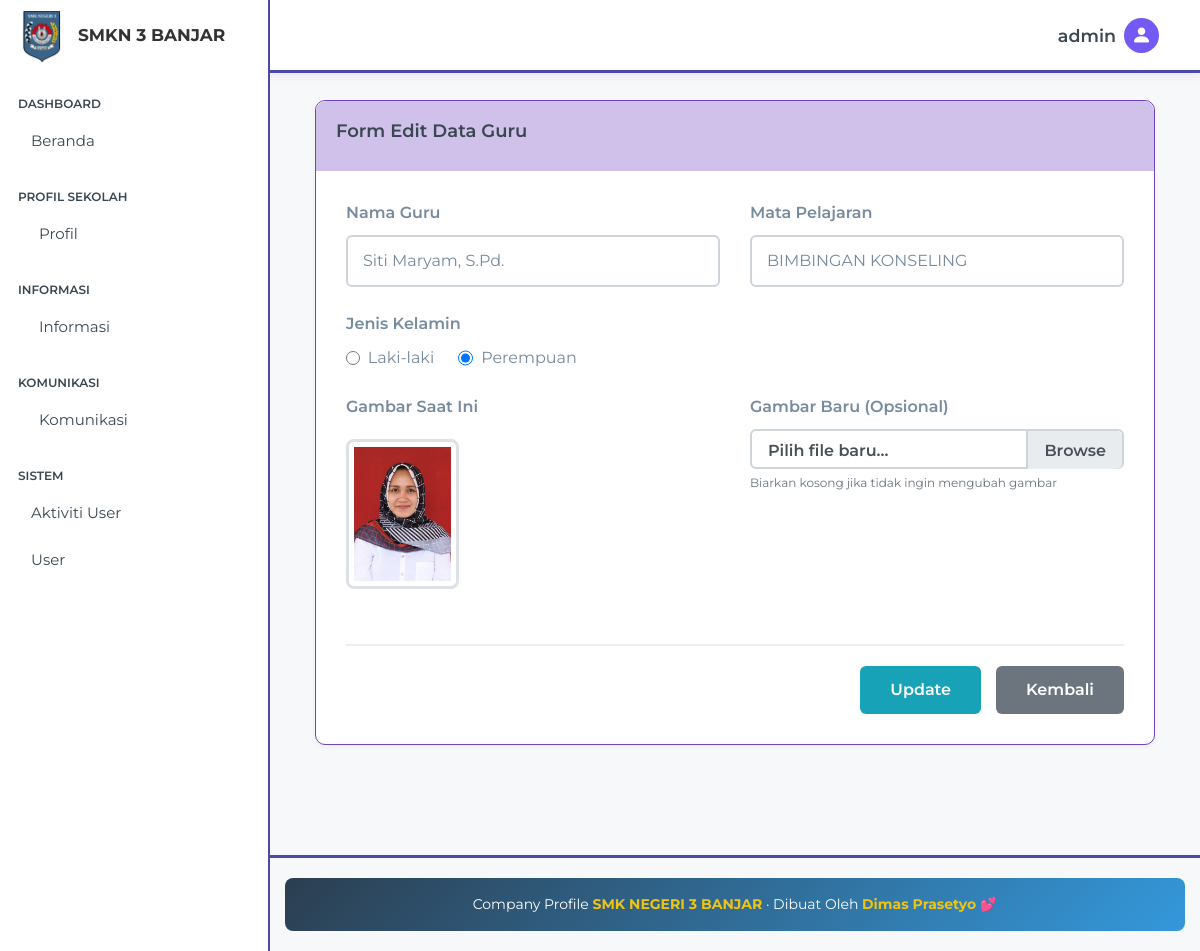
The app's page /beckend/pages/guru/edit.php?id=12 (signed in) with its own data.
### tables this page shows
CREATE TABLE `teachers` (
  `id` bigint NOT NULL,
  `teachers_name` varchar(255) NOT NULL,
  `teachers_photo` text NOT NULL,
  `teachers_major` varchar(255) NOT NULL,
  `jk` varchar(255) NOT NULL
);

### config/escapeString.php (called while the page is built)
<?php
if (!function_exists('escapeString')) {
    function escapeString($text) {
        global $connect;
        return $connect->real_escape_string($text);
    }
}
?>

### beckend/pages/guru/edit.php (the view, shortened to what this page needs)
<?php
include '../../partials/header.php';
include '../../partials/sidebar.php';
include '../../partials/navbar.php';
include '../../app.php';
$id = escapeString($_GET['id']);
$qSelect = "SELECT * FROM teachers WHERE id = '$id'";
$result = mysqli_query($connect, $qSelect);
$guru = mysqli_fetch_object($result);
?>
<!DOCTYPE html>
<html lang="id">
<head>
</head>
<body>
    <div class="main-wrapper">
        <div class="content-container">
            <section class="content">
                <div class="container-fluid">
                    <div class="row form-row">
                        <div class="col-12">
                            <div class="card card-purple">
                                <div class="card-header">
                                    <h3 class="card-title">Form Edit Data Guru</h3>
                                </div>
                                <div class="card-body">
                                    <form action="../../action/guru/update.php?id=<?= $guru->id ?>" method="POST" enctype="multipart/form-data">
                                        <div class="row">
                                            <div class="col-md-6">
                                                <div class="form-group">
                                                    <label for="teachers_name">Nama Guru</label>
                                                    <input type="text" name="teachers_name" class="form-control" id="teachers_name"
                                                        placeholder="Masukkan Nama Guru..."
                                                        value="<?= htmlspecialchars($guru->teachers_name) ?>" required>
                                                </div>
                                                <div class="form-group">
                                                    <label for="jk">Jenis Kelamin</label>
                                                    <div class="radio-group">
                                                        <div class="radio-option">
                                                            <input type="radio" id="jk_laki" name="jk" value="Laki-laki"
                                                                <?= ($guru->jk == 'Laki-laki') ? 'checked' : '' ?> required>
                                                            <label for="jk_laki">Laki-laki</label>
                                                        </div>
                                                        <div class="radio-option">
                                                            <input type="radio" id="jk_perempuan" name="jk" value="Perempuan"
                                                                <?= ($guru->jk == 'Perempuan') ? 'checked' : '' ?>>
                                                            <label for="jk_perempuan">Perempuan</label>
                                                        </div>
                                                    </div>
                                                </div>
                                            </div>
                                            <div class="col-md-6">
                                                <div class="form-group">
                                                    <label for="teachers_major">Mata Pelajaran</label>
                                                    <input type="text" name="teachers_major" class="form-control" id="teachers_major"
                                                        placeholder="Masukkan Mata Pelajaran..."
                                                        value="<?= htmlspecialchars($guru->teachers_major) ?>" required>
                                                </div>
                                            </div>
                                        </div>
                                        <div class="row">
                                            <div class="col-md-6">
                                                <div class="form-group">
                                                    <label>Gambar Saat Ini</label>
                                                    <div class="image-container">
                                                        <img src="../../../storages/guru/<?= $guru->teachers_photo ?>"
                                                            alt="Gambar saat ini" class="current-image">
                                                    </div>
                                                </div>
                                            </div>
                                            <div class="col-md-6">
                                                <div class="form-group">
                                                    <label for="teachers_photo">Gambar Baru (Opsional)</label>
                                                    <div class="custom-file">
                                                        <label class="custom-file-label" for="teachers_photo">Pilih file baru...</label>
                                                    </div>
                                                    <small style="color: #6c757d; font-size: 12px; margin-top: 5px; display: block;">
                                                        Biarkan kosong jika tidak ingin mengubah gambar
                                                    </small>
                                                </div>
                                            </div>
                                        </div>
                                        <div class="btn-action">
                                            <button type="submit" class="btn btn-info" name="tombol">
                                                <i class="fas fa-save"></i> Update
                                            </button>
                                            <a href="./index.php" class="btn btn-secondary">
                                                <i class="fas fa-arrow-left"></i> Kembali
                                            </a>
                                        </div>
                                    </form>
                                </div>
                            </div>
                        </div>
                    </div>
                </div>
            </section>
        </div>
    </div>
    <div class="footer-wrapper">
        <?php
        include '../../partials/footer.php';
        include '../../partials/script.php';
        ?>
    </div>
</body>
</html>

### beckend/partials/header.php (style rules this page uses)
html, body { height: 100%; }
body { display: flex; flex-direction: column; }

### beckend/pages/guru/edit.php (style rules this page uses)
* { margin: 0; padding: 0; box-sizing: border-box; }
html, body { height: 100%; width: 100%; margin: 0; padding: 0; overflow-x: hidden; }
body { display: flex; flex-direction: column; min-height: 100vh; position: relative; }
.main-wrapper { flex: 1 0 auto; display: flex; flex-direction: column; width: 100%; min-height: calc(100vh - 150px); }
.content-container { flex: 1; padding: 30px; padding-top: 100px; width: 100%; }
.card-purple { border: 1px solid #6f42c1; border-radius: 10px; margin-bottom: 40px; width: 100%; }
.card-purple .card-header { background: #cfc1e9ff; color: white; border-radius: 10px 10px 0 0; padding: 20px; font-size: 1.2rem; }
.card-body { padding: 30px; }
.form-group { margin-bottom: 25px; width: 100%; }
.form-group label { font-weight: 600; margin-bottom: 10px; display: block; width: 100%; font-size: 1rem; }
.btn-action { margin-top: 30px; padding-top: 20px; border-top: 2px solid #eee; display: flex; justify-content: flex-end; gap: 15px; width: 100%; }
.btn-info { background: #17a2b8; border: none; padding: 12px 30px; border-radius: 6px; font-weight: 600; color: white; font-size: 1rem; }
.btn-secondary { background: #6c757d; border: none; padding: 12px 30px; border-radius: 6px; font-weight: 600; color: white; font-size: 1rem; }
.footer-wrapper { width: 100%; flex-shrink: 0; margin-top: auto !important; }
.form-row { min-height: 400px; display: flex; align-items: center; }
.form-control { width: 100%; padding: 12px 15px; border: 2px solid #ced4da; border-radius: 6px; font-size: 1rem; }
.current-image { max-width: 150px; max-height: 150px; border: 3px solid #dee2e6; border-radius: 8px; padding: 5px; object-fit: cover; margin-top: 10px; }
.radio-group { display: flex; gap: 20px; margin-top: 10px; }
.radio-option { display: flex; align-items: center; gap: 8px; }
.radio-option input[type="radio"] { margin: 0; width: 18px; height: 18px; }
.radio-option label { margin: 0; font-weight: normal; }
.custom-file { position: relative; display: block; width: 100%; }
.custom-file-label { position: absolute; top: 0; right: 0; left: 0; z-index: 1; height: calc(2.25rem + 4px); padding: 0.5rem 1rem; font-weight: 400; line-height: 1.5; color: #495057; background-color: #fff; border: 2px solid #ced4da; border-radius: 6px; }
.custom-file-label::after { position: absolute; top: 0; right: 0; bottom: 0; z-index: 3; display: block; height: calc(2.25rem + 2px); padding: 0.5rem 1rem; line-height: 1.5; color: #495057; content: "Browse"; background-color: #e9ecef; border-left: 2px solid #ced4da; border-radius: 0 5px 5px 0; }

### records on screen
teachers: teachers_name "Siti Maryam, S.Pd.", jk "☐ Laki-laki", jk "☑ Perempuan", teachers_major "BIMBINGAN KONSELING", teachers_photo (picture)

### other values on screen
$_SESSION['role'] "admin"
